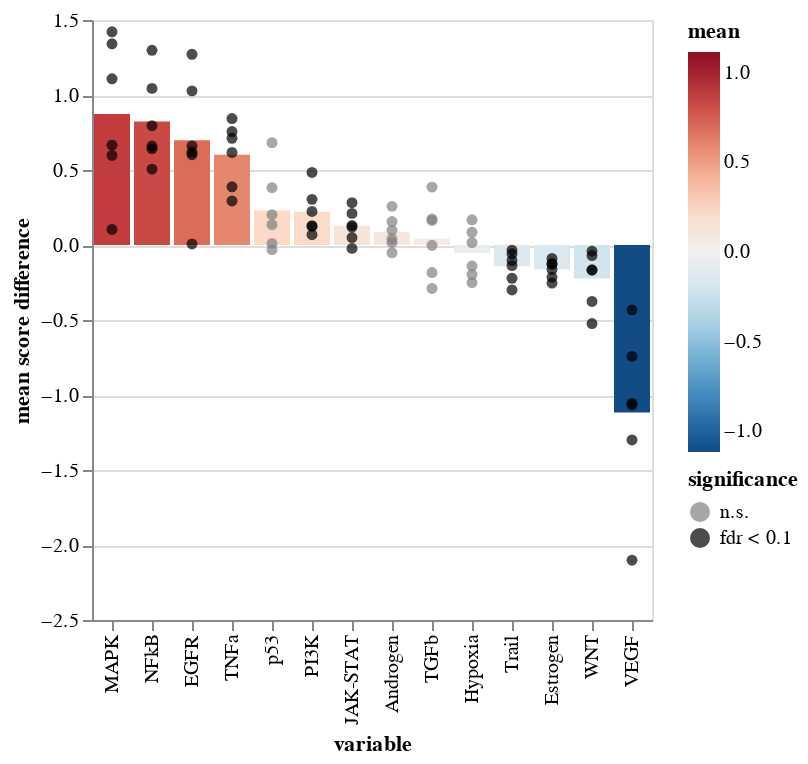

Notebook code for this chart:
### Code cell
ch = sh.pairwise.plot_paired_fc(
    pb_pw_malignant_b,
    groupby="cell_phenotype",
    paired_by="patient",
    metric="diff",
    var_names=res["variable"].tolist(),
    de_res_df=res,
    pvalue_col="fdr",
    var_col="variable",
)
ch.save(f"{artifact_dir}/progeny_malignant_b_vs_fos_malignant_b_fold_change_barchart.svg")
ch.display()

### Figure 1 — Vega-Lite specification as saved in the notebook (floating-point values rounded to 4 significant figures)
{"config": {"view": {"continuousWidth": 400, "continuousHeight": 300}}, "layer": [{"data": {"name": "data-5b8ecddf2854e4dba942c7493bf5ac2e"}, "mark": "bar", "encoding": {"color": {"field": "mean", "scale": {"domain": [-1.116, 1.116], "reverse": true, "scheme": "redblue"}, "type": "quantitative"}, "x": {"field": "variable", "sort": ["MAPK", "NFkB", "EGFR", "TNFa", "p53", "PI3K", "JAK-STAT", "Androgen", "TGFb", "Hypoxia", "Trail", "Estrogen", "WNT", "VEGF"], "type": "nominal"}, "y": {"field": "mean", "type": "quantitative"}}}, {"data": {"name": "data-8d695c19910f82242c86072b978ed377"}, "mark": "circle", "encoding": {"color": {"field": "significance", "scale": {"domain": ["n.s.", "fdr < 0.1"], "range": ["grey", "black"]}, "type": "nominal"}, "x": {"field": "variable", "sort": ["MAPK", "NFkB", "EGFR", "TNFa", "p53", "PI3K", "JAK-STAT", "Androgen", "TGFb", "Hypoxia", "Trail", "Estrogen", "WNT", "VEGF"], "type": "nominal"}, "y": {"field": "value", "title": "mean score difference", "type": "quantitative"}}}], "$schema": "https://vega.github.io/schema/vega-lite/v4.17.0.json", "datasets": {"data-5b8ecddf2854e4dba942c7493bf5ac2e": [{"variable": "Androgen", "mean": 0.08604}, {"variable": "EGFR", "mean": 0.698}, {"variable": "Estrogen", "mean": -0.1619}, {"variable": "Hypoxia", "mean": -0.05298}, {"variable": "JAK-STAT", "mean": 0.1283}, {"variable": "MAPK", "mean": 0.8728}, {"variable": "NFkB", "mean": 0.8239}, {"variable": "PI3K", "mean": 0.2221}, {"variable": "TGFb", "mean": 0.04124}, {"variable": "TNFa", "mean": 0.6015}, {"variable": "Trail", "mean": -0.1424}, {"variable": "VEGF", "mean": -1.116}, {"variable": "WNT", "mean": -0.2241}, {"variable": "p53", "mean": 0.2302}], "data-8d695c19910f82242c86072b978ed377": [{"patient": "P1", "variable": "Androgen", "value": 0.2576, "mean": 0.08604, "coef": 0.08604, "intercept": 0.1628, "pvalue": 0.1135, "group": "fos_malignant_b", "fdr": 0.1324, "significance": "n.s."}, {"patient": "P2", "variable": "Androgen", "value": -0.05198, "mean": 0.08604, "coef": 0.08604, "intercept": 0.1628, "pvalue": 0.1135, "group": "fos_malignant_b", "fdr": 0.1324, "significance": "n.s."}, {"patient": "P3", "variable": "Androgen", "value": 0.1564, "mean": 0.08604, "coef": 0.08604, "intercept": 0.1628, "pvalue": 0.1135, "group": "fos_malignant_b", "fdr": 0.1324, "significance": "n.s."}, {"patient": "P4", "variable": "Androgen", "value": 0.09751, "mean": 0.08604, "coef": 0.08604, "intercept": 0.1628, "pvalue": 0.1135, "group": "fos_malignant_b", "fdr": 0.1324, "significance": "n.s."}, {"patient": "P5", "variable": "Androgen", "value": 0.01673, "mean": 0.08604, "coef": 0.08604, "intercept": 0.1628, "pvalue": 0.1135, "group": "fos_malignant_b", "fdr": 0.1324, "significance": "n.s."}, {"patient": "P6", "variable": "Androgen", "value": 0.03995, "mean": 0.08604, "coef": 0.08604, "intercept": 0.1628, "pvalue": 0.1135, "group": "fos_malignant_b", "fdr": 0.1324, "significance": "n.s."}, {"patient": "P1", "variable": "EGFR", "value": 1.271, "mean": 0.698, "coef": 0.698, "intercept": 0.0422, "pvalue": 0.01073, "group": "fos_malignant_b", "fdr": 0.02504, "significance": "fdr < 0.1"}, {"patient": "P2", "variable": "EGFR", "value": 0.6608, "mean": 0.698, "coef": 0.698, "intercept": 0.0422, "pvalue": 0.01073, "group": "fos_malignant_b", "fdr": 0.02504, "significance": "fdr < 0.1"}, {"patient": "P3", "variable": "EGFR", "value": 1.028, "mean": 0.698, "coef": 0.698, "intercept": 0.0422, "pvalue": 0.01073, "group": "fos_malignant_b", "fdr": 0.02504, "significance": "fdr < 0.1"}, {"patient": "P4", "variable": "EGFR", "value": 0.6192, "mean": 0.698, "coef": 0.698, "intercept": 0.0422, "pvalue": 0.01073, "group": "fos_malignant_b", "fdr": 0.02504, "significance": "fdr < 0.1"}, {"patient": "P5", "variable": "EGFR", "value": 0.6021, "mean": 0.698, "coef": 0.698, "intercept": 0.0422, "pvalue": 0.01073, "group": "fos_malignant_b", "fdr": 0.02504, "significance": "fdr < 0.1"}, {"patient": "P6", "variable": "EGFR", "value": 0.007012, "mean": 0.698, "coef": 0.698, "intercept": 0.0422, "pvalue": 0.01073, "group": "fos_malignant_b", "fdr": 0.02504, "significance": "fdr < 0.1"}, {"patient": "P1", "variable": "Estrogen", "value": -0.2536, "mean": -0.1619, "coef": -0.1619, "intercept": -0.2655, "pvalue": 0.001354, "group": "fos_malignant_b", "fdr": 0.006319, "significance": "fdr < 0.1"}, {"patient": "P2", "variable": "Estrogen", "value": -0.1286, "mean": -0.1619, "coef": -0.1619, "intercept": -0.2655, "pvalue": 0.001354, "group": "fos_malignant_b", "fdr": 0.006319, "significance": "fdr < 0.1"}, {"patient": "P3", "variable": "Estrogen", "value": -0.08953, "mean": -0.1619, "coef": -0.1619, "intercept": -0.2655, "pvalue": 0.001354, "group": "fos_malignant_b", "fdr": 0.006319, "significance": "fdr < 0.1"}, {"patient": "P4", "variable": "Estrogen", "value": -0.1227, "mean": -0.1619, "coef": -0.1619, "intercept": -0.2655, "pvalue": 0.001354, "group": "fos_malignant_b", "fdr": 0.006319, "significance": "fdr < 0.1"}, {"patient": "P5", "variable": "Estrogen", "value": -0.2143, "mean": -0.1619, "coef": -0.1619, "intercept": -0.2655, "pvalue": 0.001354, "group": "fos_malignant_b", "fdr": 0.006319, "significance": "fdr < 0.1"}, {"patient": "P6", "variable": "Estrogen", "value": -0.1627, "mean": -0.1619, "coef": -0.1619, "intercept": -0.2655, "pvalue": 0.001354, "group": "fos_malignant_b", "fdr": 0.006319, "significance": "fdr < 0.1"}, {"patient": "P1", "variable": "Hypoxia", "value": -0.2502, "mean": -0.05298, "coef": -0.05298, "intercept": 0.2704, "pvalue": 0.4728, "group": "fos_malignant_b", "fdr": 0.5092, "significance": "n.s."}, {"patient": "P2", "variable": "Hypoxia", "value": 0.1678, "mean": -0.05298, "coef": -0.05298, "intercept": 0.2704, "pvalue": 0.4728, "group": "fos_malignant_b", "fdr": 0.5092, "significance": "n.s."}, {"patient": "P3", "variable": "Hypoxia", "value": -0.1969, "mean": -0.05298, "coef": -0.05298, "intercept": 0.2704, "pvalue": 0.4728, "group": "fos_malignant_b", "fdr": 0.5092, "significance": "n.s."}, {"patient": "P4", "variable": "Hypoxia", "value": -0.1402, "mean": -0.05298, "coef": -0.05298, "intercept": 0.2704, "pvalue": 0.4728, "group": "fos_malignant_b", "fdr": 0.5092, "significance": "n.s."}, {"patient": "P5", "variable": "Hypoxia", "value": 0.08494, "mean": -0.05298, "coef": -0.05298, "intercept": 0.2704, "pvalue": 0.4728, "group": "fos_malignant_b", "fdr": 0.5092, "significance": "n.s."}, {"patient": "P6", "variable": "Hypoxia", "value": 0.01663, "mean": -0.05298, "coef": -0.05298, "intercept": 0.2704, "pvalue": 0.4728, "group": "fos_malignant_b", "fdr": 0.5092, "significance": "n.s."}, {"patient": "P1", "variable": "JAK-STAT", "value": 0.1198, "mean": 0.1283, "coef": 0.1283, "intercept": -0.08752, "pvalue": 0.03448, "group": "fos_malignant_b", "fdr": 0.04827, "significance": "fdr < 0.1"}, {"patient": "P2", "variable": "JAK-STAT", "value": -0.02255, "mean": 0.1283, "coef": 0.1283, "intercept": -0.08752, "pvalue": 0.03448, "group": "fos_malignant_b", "fdr": 0.04827, "significance": "fdr < 0.1"}, {"patient": "P3", "variable": "JAK-STAT", "value": 0.13, "mean": 0.1283, "coef": 0.1283, "intercept": -0.08752, "pvalue": 0.03448, "group": "fos_malignant_b", "fdr": 0.04827, "significance": "fdr < 0.1"}, {"patient": "P4", "variable": "JAK-STAT", "value": 0.04979, "mean": 0.1283, "coef": 0.1283, "intercept": -0.08752, "pvalue": 0.03448, "group": "fos_malignant_b", "fdr": 0.04827, "significance": "fdr < 0.1"}, {"patient": "P5", "variable": "JAK-STAT", "value": 0.282, "mean": 0.1283, "coef": 0.1283, "intercept": -0.08752, "pvalue": 0.03448, "group": "fos_malignant_b", "fdr": 0.04827, "significance": "fdr < 0.1"}, {"patient": "P6", "variable": "JAK-STAT", "value": 0.2108, "mean": 0.1283, "coef": 0.1283, "intercept": -0.08752, "pvalue": 0.03448, "group": "fos_malignant_b", "fdr": 0.04827, "significance": "fdr < 0.1"}, {"patient": "P1", "variable": "MAPK", "value": 1.421, "mean": 0.8728, "coef": 0.8728, "intercept": -0.1534, "pvalue": 0.008369, "group": "fos_malignant_b", "fdr": 0.02343, "significance": "fdr < 0.1"}, {"patient": "P2", "variable": "MAPK", "value": 0.597, "mean": 0.8728, "coef": 0.8728, "intercept": -0.1534, "pvalue": 0.008369, "group": "fos_malignant_b", "fdr": 0.02343, "significance": "fdr < 0.1"}, {"patient": "P3", "variable": "MAPK", "value": 1.341, "mean": 0.8728, "coef": 0.8728, "intercept": -0.1534, "pvalue": 0.008369, "group": "fos_malignant_b", "fdr": 0.02343, "significance": "fdr < 0.1"}, {"patient": "P4", "variable": "MAPK", "value": 1.108, "mean": 0.8728, "coef": 0.8728, "intercept": -0.1534, "pvalue": 0.008369, "group": "fos_malignant_b", "fdr": 0.02343, "significance": "fdr < 0.1"}, {"patient": "P5", "variable": "MAPK", "value": 0.6656, "mean": 0.8728, "coef": 0.8728, "intercept": -0.1534, "pvalue": 0.008369, "group": "fos_malignant_b", "fdr": 0.02343, "significance": "fdr < 0.1"}, {"patient": "P6", "variable": "MAPK", "value": 0.1035, "mean": 0.8728, "coef": 0.8728, "intercept": -0.1534, "pvalue": 0.008369, "group": "fos_malignant_b", "fdr": 0.02343, "significance": "fdr < 0.1"}, {"patient": "P1", "variable": "NFkB", "value": 1.298, "mean": 0.8239, "coef": 0.8239, "intercept": 0.09071, "pvalue": 0.001025, "group": "fos_malignant_b", "fdr": 0.006319, "significance": "fdr < 0.1"}, {"patient": "P2", "variable": "NFkB", "value": 0.5053, "mean": 0.8239, "coef": 0.8239, "intercept": 0.09071, "pvalue": 0.001025, "group": "fos_malignant_b", "fdr": 0.006319, "significance": "fdr < 0.1"}, {"patient": "P3", "variable": "NFkB", "value": 1.044, "mean": 0.8239, "coef": 0.8239, "intercept": 0.09071, "pvalue": 0.001025, "group": "fos_malignant_b", "fdr": 0.006319, "significance": "fdr < 0.1"}, {"patient": "P4", "variable": "NFkB", "value": 0.6594, "mean": 0.8239, "coef": 0.8239, "intercept": 0.09071, "pvalue": 0.001025, "group": "fos_malignant_b", "fdr": 0.006319, "significance": "fdr < 0.1"}, {"patient": "P5", "variable": "NFkB", "value": 0.7957, "mean": 0.8239, "coef": 0.8239, "intercept": 0.09071, "pvalue": 0.001025, "group": "fos_malignant_b", "fdr": 0.006319, "significance": "fdr < 0.1"}, {"patient": "P6", "variable": "NFkB", "value": 0.6408, "mean": 0.8239, "coef": 0.8239, "intercept": 0.09071, "pvalue": 0.001025, "group": "fos_malignant_b", "fdr": 0.006319, "significance": "fdr < 0.1"}, {"patient": "P1", "variable": "PI3K", "value": 0.06848, "mean": 0.2221, "coef": 0.2221, "intercept": -0.058, "pvalue": 0.01631, "group": "fos_malignant_b", "fdr": 0.03235, "significance": "fdr < 0.1"}, {"patient": "P2", "variable": "PI3K", "value": 0.3042, "mean": 0.2221, "coef": 0.2221, "intercept": -0.058, "pvalue": 0.01631, "group": "fos_malignant_b", "fdr": 0.03235, "significance": "fdr < 0.1"}, {"patient": "P3", "variable": "PI3K", "value": 0.4837, "mean": 0.2221, "coef": 0.2221, "intercept": -0.058, "pvalue": 0.01631, "group": "fos_malignant_b", "fdr": 0.03235, "significance": "fdr < 0.1"}, {"patient": "P4", "variable": "PI3K", "value": 0.1234, "mean": 0.2221, "coef": 0.2221, "intercept": -0.058, "pvalue": 0.01631, "group": "fos_malignant_b", "fdr": 0.03235, "significance": "fdr < 0.1"}, {"patient": "P5", "variable": "PI3K", "value": 0.1291, "mean": 0.2221, "coef": 0.2221, "intercept": -0.058, "pvalue": 0.01631, "group": "fos_malignant_b", "fdr": 0.03235, "significance": "fdr < 0.1"}, {"patient": "P6", "variable": "PI3K", "value": 0.2239, "mean": 0.2221, "coef": 0.2221, "intercept": -0.058, "pvalue": 0.01631, "group": "fos_malignant_b", "fdr": 0.03235, "significance": "fdr < 0.1"}, {"patient": "P1", "variable": "TGFb", "value": 0.3858, "mean": 0.04124, "coef": 0.04124, "intercept": -0.2297, "pvalue": 0.7031, "group": "fos_malignant_b", "fdr": 0.7031, "significance": "n.s."}, {"patient": "P2", "variable": "TGFb", "value": -0.1839, "mean": 0.04124, "coef": 0.04124, "intercept": -0.2297, "pvalue": 0.7031, "group": "fos_malignant_b", "fdr": 0.7031, "significance": "n.s."}, {"patient": "P3", "variable": "TGFb", "value": 0.1729, "mean": 0.04124, "coef": 0.04124, "intercept": -0.2297, "pvalue": 0.7031, "group": "fos_malignant_b", "fdr": 0.7031, "significance": "n.s."}, {"patient": "P4", "variable": "TGFb", "value": 0.1642, "mean": 0.04124, "coef": 0.04124, "intercept": -0.2297, "pvalue": 0.7031, "group": "fos_malignant_b", "fdr": 0.7031, "significance": "n.s."}, {"patient": "P5", "variable": "TGFb", "value": -0.001948, "mean": 0.04124, "coef": 0.04124, "intercept": -0.2297, "pvalue": 0.7031, "group": "fos_malignant_b", "fdr": 0.7031, "significance": "n.s."}, {"patient": "P6", "variable": "TGFb", "value": -0.2895, "mean": 0.04124, "coef": 0.04124, "intercept": -0.2297, "pvalue": 0.7031, "group": "fos_malignant_b", "fdr": 0.7031, "significance": "n.s."}, {"patient": "P1", "variable": "TNFa", "value": 0.7111, "mean": 0.6015, "coef": 0.6015, "intercept": 0.2052, "pvalue": 0.001047, "group": "fos_malignant_b", "fdr": 0.006319, "significance": "fdr < 0.1"}, {"patient": "P2", "variable": "TNFa", "value": 0.2937, "mean": 0.6015, "coef": 0.6015, "intercept": 0.2052, "pvalue": 0.001047, "group": "fos_malignant_b", "fdr": 0.006319, "significance": "fdr < 0.1"}, {"patient": "P3", "variable": "TNFa", "value": 0.756, "mean": 0.6015, "coef": 0.6015, "intercept": 0.2052, "pvalue": 0.001047, "group": "fos_malignant_b", "fdr": 0.006319, "significance": "fdr < 0.1"}, {"patient": "P4", "variable": "TNFa", "value": 0.3879, "mean": 0.6015, "coef": 0.6015, "intercept": 0.2052, "pvalue": 0.001047, "group": "fos_malignant_b", "fdr": 0.006319, "significance": "fdr < 0.1"}, {"patient": "P5", "variable": "TNFa", "value": 0.8428, "mean": 0.6015, "coef": 0.6015, "intercept": 0.2052, "pvalue": 0.001047, "group": "fos_malignant_b", "fdr": 0.006319, "significance": "fdr < 0.1"}, {"patient": "P6", "variable": "TNFa", "value": 0.6172, "mean": 0.6015, "coef": 0.6015, "intercept": 0.2052, "pvalue": 0.001047, "group": "fos_malignant_b", "fdr": 0.006319, "significance": "fdr < 0.1"}, {"patient": "P1", "variable": "Trail", "value": -0.05837, "mean": -0.1424, "coef": -0.1424, "intercept": 0.1513, "pvalue": 0.01849, "group": "fos_malignant_b", "fdr": 0.03235, "significance": "fdr < 0.1"}, {"patient": "P2", "variable": "Trail", "value": -0.1029, "mean": -0.1424, "coef": -0.1424, "intercept": 0.1513, "pvalue": 0.01849, "group": "fos_malignant_b", "fdr": 0.03235, "significance": "fdr < 0.1"}, {"patient": "P3", "variable": "Trail", "value": -0.1375, "mean": -0.1424, "coef": -0.1424, "intercept": 0.1513, "pvalue": 0.01849, "group": "fos_malignant_b", "fdr": 0.03235, "significance": "fdr < 0.1"}, {"patient": "P4", "variable": "Trail", "value": -0.2998, "mean": -0.1424, "coef": -0.1424, "intercept": 0.1513, "pvalue": 0.01849, "group": "fos_malignant_b", "fdr": 0.03235, "significance": "fdr < 0.1"}, {"patient": "P5", "variable": "Trail", "value": -0.03403, "mean": -0.1424, "coef": -0.1424, "intercept": 0.1513, "pvalue": 0.01849, "group": "fos_malignant_b", "fdr": 0.03235, "significance": "fdr < 0.1"}, {"patient": "P6", "variable": "Trail", "value": -0.2218, "mean": -0.1424, "coef": -0.1424, "intercept": 0.1513, "pvalue": 0.01849, "group": "fos_malignant_b", "fdr": 0.03235, "significance": "fdr < 0.1"}, {"patient": "P1", "variable": "VEGF", "value": -2.102, "mean": -1.116, "coef": -1.116, "intercept": -0.4333, "pvalue": 0.004854, "group": "fos_malignant_b", "fdr": 0.01699, "significance": "fdr < 0.1"}, {"patient": "P2", "variable": "VEGF", "value": -1.066, "mean": -1.116, "coef": -1.116, "intercept": -0.4333, "pvalue": 0.004854, "group": "fos_malignant_b", "fdr": 0.01699, "significance": "fdr < 0.1"}, {"patient": "P3", "variable": "VEGF", "value": -1.299, "mean": -1.116, "coef": -1.116, "intercept": -0.4333, "pvalue": 0.004854, "group": "fos_malignant_b", "fdr": 0.01699, "significance": "fdr < 0.1"}, {"patient": "P4", "variable": "VEGF", "value": -1.056, "mean": -1.116, "coef": -1.116, "intercept": -0.4333, "pvalue": 0.004854, "group": "fos_malignant_b", "fdr": 0.01699, "significance": "fdr < 0.1"}, {"patient": "P5", "variable": "VEGF", "value": -0.7425, "mean": -1.116, "coef": -1.116, "intercept": -0.4333, "pvalue": 0.004854, "group": "fos_malignant_b", "fdr": 0.01699, "significance": "fdr < 0.1"}, {"patient": "P6", "variable": "VEGF", "value": -0.4324, "mean": -1.116, "coef": -1.116, "intercept": -0.4333, "pvalue": 0.004854, "group": "fos_malignant_b", "fdr": 0.01699, "significance": "fdr < 0.1"}, {"patient": "P1", "variable": "WNT", "value": -0.1654, "mean": -0.2241, "coef": -0.2241, "intercept": 0.2518, "pvalue": 0.03297, "group": "fos_malignant_b", "fdr": 0.04827, "significance": "fdr < 0.1"}, {"patient": "P2", "variable": "WNT", "value": -0.04105, "mean": -0.2241, "coef": -0.2241, "intercept": 0.2518, "pvalue": 0.03297, "group": "fos_malignant_b", "fdr": 0.04827, "significance": "fdr < 0.1"}, {"patient": "P3", "variable": "WNT", "value": -0.5236, "mean": -0.2241, "coef": -0.2241, "intercept": 0.2518, "pvalue": 0.03297, "group": "fos_malignant_b", "fdr": 0.04827, "significance": "fdr < 0.1"}, {"patient": "P4", "variable": "WNT", "value": -0.3764, "mean": -0.2241, "coef": -0.2241, "intercept": 0.2518, "pvalue": 0.03297, "group": "fos_malignant_b", "fdr": 0.04827, "significance": "fdr < 0.1"}, {"patient": "P5", "variable": "WNT", "value": -0.1679, "mean": -0.2241, "coef": -0.2241, "intercept": 0.2518, "pvalue": 0.03297, "group": "fos_malignant_b", "fdr": 0.04827, "significance": "fdr < 0.1"}, {"patient": "P6", "variable": "WNT", "value": -0.07046, "mean": -0.2241, "coef": -0.2241, "intercept": 0.2518, "pvalue": 0.03297, "group": "fos_malignant_b", "fdr": 0.04827, "significance": "fdr < 0.1"}, {"patient": "P1", "variable": "p53", "value": 0.682, "mean": 0.2302, "coef": 0.2302, "intercept": 0.2212, "pvalue": 0.08749, "group": "fos_malignant_b", "fdr": 0.1114, "significance": "n.s."}, {"patient": "P2", "variable": "p53", "value": 0.01078, "mean": 0.2302, "coef": 0.2302, "intercept": 0.2212, "pvalue": 0.08749, "group": "fos_malignant_b", "fdr": 0.1114, "significance": "n.s."}, {"patient": "P3", "variable": "p53", "value": 0.3822, "mean": 0.2302, "coef": 0.2302, "intercept": 0.2212, "pvalue": 0.08749, "group": "fos_malignant_b", "fdr": 0.1114, "significance": "n.s."}, {"patient": "P4", "variable": "p53", "value": 0.2026, "mean": 0.2302, "coef": 0.2302, "intercept": 0.2212, "pvalue": 0.08749, "group": "fos_malignant_b", "fdr": 0.1114, "significance": "n.s."}, {"patient": "P5", "variable": "p53", "value": 0.1352, "mean": 0.2302, "coef": 0.2302, "intercept": 0.2212, "pvalue": 0.08749, "group": "fos_malignant_b", "fdr": 0.1114, "significance": "n.s."}, {"patient": "P6", "variable": "p53", "value": -0.0316, "mean": 0.2302, "coef": 0.2302, "intercept": 0.2212, "pvalue": 0.08749, "group": "fos_malignant_b", "fdr": 0.1114, "significance": "n.s."}]}}
